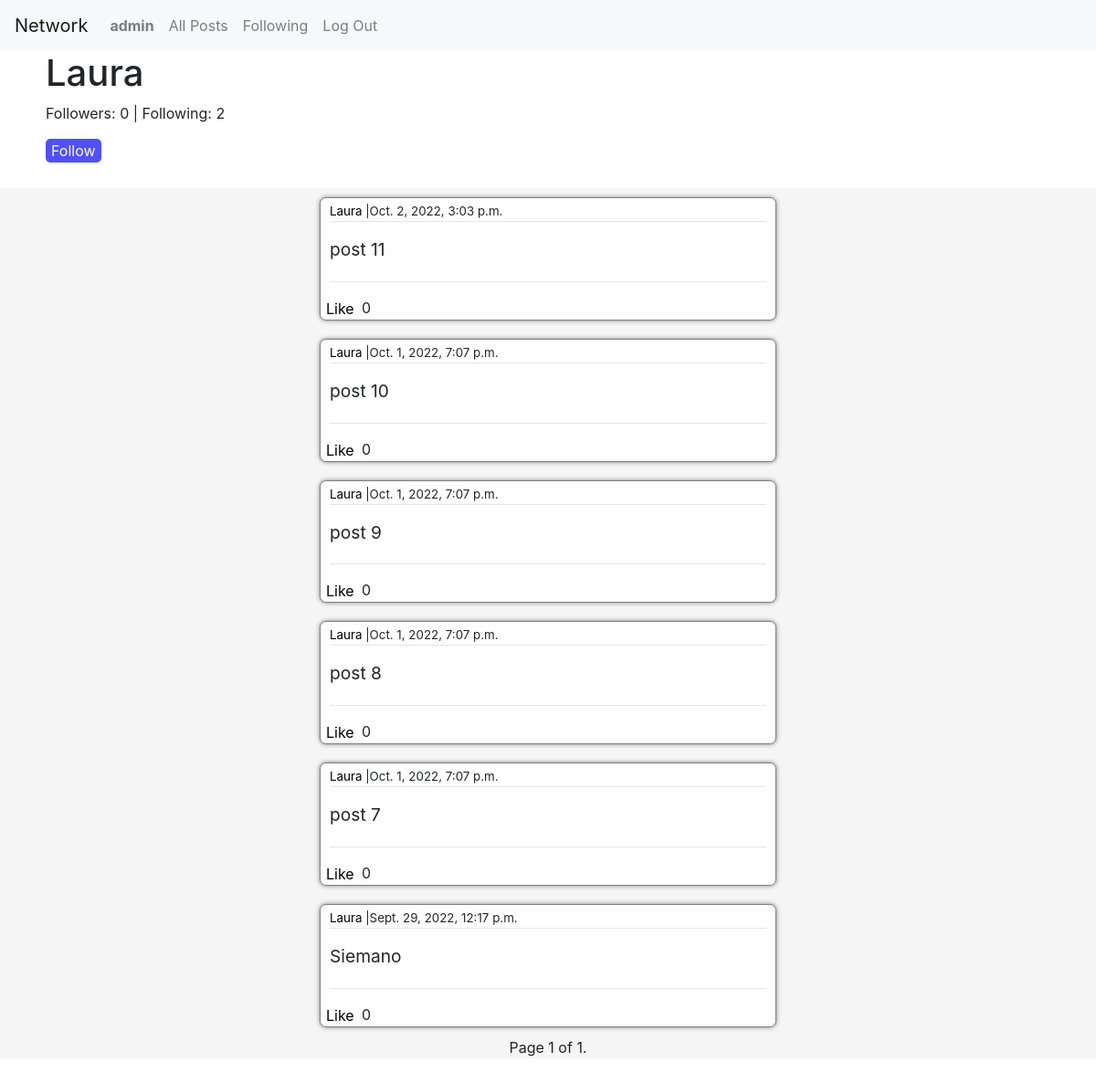
The app's page /profile/4 (signed in) with its own data.
### network/models.py (models this page shows)
class User(AbstractUser):
    is_following = models.ManyToManyField('self', symmetrical=False, related_name='followed_by')
    followers = models.ManyToManyField('self', symmetrical=False)
    def __str__(self):
        return f'{self.username}'

class Post(models.Model):
    poster = models.ForeignKey(User, on_delete=models.CASCADE, related_name='posts')
    timestamp = models.DateTimeField(auto_now_add=True)
    body = models.TextField(max_length=300)
    likes = models.PositiveIntegerField(default=0)

### network/views.py (the view, shortened to what this page needs)
# urls.py: path("profile/<str:user_id>", views.profile_page, name="profile"),
def profile_page(request, user_id):
    user = User.objects.get(id=user_id)
    followers = len(user.followers.all())
    following = len(user.is_following.all())
    posts = user.posts.all().order_by('-timestamp')
    paginator = Paginator(posts, 10)
    page_number = request.GET.get('page')
    page_obj = paginator.get_page(page_number)
    same_user = False
    if request.user == user:
        same_user = True
    if request.user in user.followers.all():
        follow = True
    else:
        follow = False
    context = {
        'user':user,
        'followers':followers,
        'following':following,
        'follow':follow,
        'same_user': same_user,
        'page_obj':page_obj
    }
    return render(request, 'network/profile.html', context)

### network/templates/network/profile.html (shortened to what this page needs)
{% extends "network/layout.html" %}
{% block body %}
<div class='profile_info'>
<h1>{{user.username}}</h1>
<p>Followers: {{followers}} | Following: {{following}}</p>
{% if not same_user %}
  {% if follow %}
  {% csrf_token %}
  <button class='follow_button'>Unfollow</button>
  {% else %}
  <button class='follow_button'>Follow</button>
  {% endif %}
{% endif %}
</div>
<div id='feed'>
{% for post in page_obj %}
  <div class='post'>
      <div class='poster'>
          <p class='poster_text'>
          <a href='{% url 'profile'  post.poster.id %}' class='profile_link'>{{post.poster}}</a>
          |{{post.timestamp}}
          </p>
      </div>
      <hr>
      <div class='post_body'>
          <p class='post_body_text'>{{post.body}}
      </div>
      <hr>
      <div class='post_likes'>
          <button class='like_button' id='like_button_'>Like</button>
          <p class='likes'>{{post.likes}}</p>
      </div>
  </div>
{% endfor %}
<div class="pagination">
  <span class="step-links">
      <span class="current">
          Page {{ page_obj.number }} of {{ page_obj.paginator.num_pages }}.
      </span>
  </span>
</div>
</div>
{% endblock %}

### network/templates/network/layout.html (shortened to what this page needs)
{% load static %}
<!DOCTYPE html>
<html lang="en">
    <head>
        <link rel="stylesheet" href="https://stackpath.bootstrapcdn.com/bootstrap/4.4.1/css/bootstrap.min.css">
        <link href="{% static 'network/styles.css' %}" rel="stylesheet">
    </head>
    <body>
        <nav class="navbar navbar-expand-lg navbar-light bg-light">
            <a class="navbar-brand" href="{% url 'index' %}">Network</a>
            <div>
              <ul class="navbar-nav mr-auto">
                {% if user.is_authenticated %}
                    <li class="nav-item">
                        <a class="nav-link" href="{% url 'profile' request.user.id %}"><strong>{{ request.user.username }}</strong></a>
                    </li>
                {% endif %}
                <li class="nav-item">
                  <a class="nav-link" href="{% url 'index' %}">All Posts</a>
                </li>
                {% if user.is_authenticated %}
                    <li class="nav-item">
                        <a class="nav-link" href="{% url 'following' %}">Following</a>
                    </li>
                    <li class="nav-item">
                        <a class="nav-link" href="{% url 'logout' %}">Log Out</a>
                    </li>
                {% endif %}
              </ul>
            </div>
          </nav>
        <div class="body">
            {% block body %}
            {% endblock %}
        </div>
    </body>
</html>

### network/static/network/styles.css (style rules this page uses)
hr { margin-top:0 }
#feed { padding:0 300px 0 300px; justify-content: center; align-items: center; display: flex; flex-direction: column; background-color: whitesmoke; margin-bottom: 100px; }
.post { background-color: white; box-shadow:0 0 5px gray; width:500px; height:auto; min-height: 100px; margin:10px; overflow-wrap: break-word; padding: 5px 10px 0 10px; border-radius:7px; border: 1px solid gray; }
.poster { font-size: smaller; margin-bottom: none; }
.poster_text { margin-bottom: 0; }
.post_body { font-size: larger; }
.post_body_text { margin: 0 0 20px 0; }
.post_likes { bottom:0px; height:25px; position:relative; display:flex; flex-direction: row; margin-top:0; }
.like_button { height:25px; border:none; border-radius:0 5px 0 5px; position:absolute; left:-10px; background-color: transparent; transition-duration: 0.5s; }
.likes { position:absolute; left:30px; padding-left:5px; }
.profile_link { color:black; transition-duration: 0.5s; }
.profile_info { display:block; height: 150px; width:100%; padding: 0 50px 0 50px; }
.follow_button { border: none; border-radius: 5px; background-color: rgb(80, 80, 255); color: white; transition-duration: 0.5s; }

### records on screen
User: user.username "admin"
User: username "Laura"
Post: poster "Laura", timestamp "Oct. 2, 2022, 3:03 p.m.", body "post 11", likes "0"
Post: poster "Laura", timestamp "Oct. 1, 2022, 7:07 p.m.", body "post 10", likes "0"
Post: poster "Laura", timestamp "Oct. 1, 2022, 7:07 p.m.", body "post 9", likes "0"
Post: poster "Laura", timestamp "Oct. 1, 2022, 7:07 p.m.", body "post 8", likes "0"
Post: poster "Laura", timestamp "Oct. 1, 2022, 7:07 p.m.", body "post 7", likes "0"
Post: poster "Laura", timestamp "Sept. 29, 2022, 12:17 p.m.", body "Siemano", likes "0"

### other values on screen
{{ followers }} "0"
{{ following }} "2"
{{ page_obj.number }} "1"
{{ page_obj.paginator.num_pages }} "1"
